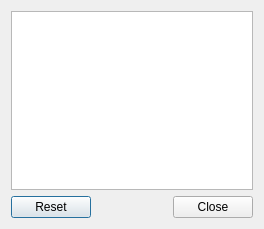
<?xml version="1.0" encoding="UTF-8"?>
<ui version="4.0">
 <class>CDialogIcons</class>
 <widget class="QDialog" name="CDialogIcons">
  <property name="geometry">
   <rect>
    <x>0</x>
    <y>0</y>
    <width>264</width>
    <height>229</height>
   </rect>
  </property>
  <property name="windowTitle">
   <string>Icons</string>
  </property>
  <layout class="QVBoxLayout" name="pLayout">
   <item>
    <widget class="QListWidget" name="pListWidget">
     <property name="frameShadow">
      <enum>QFrame::Raised</enum>
     </property>
     <property name="horizontalScrollBarPolicy">
      <enum>Qt::ScrollBarAlwaysOff</enum>
     </property>
     <property name="editTriggers">
      <set>QAbstractItemView::NoEditTriggers</set>
     </property>
     <property name="dragDropMode">
      <enum>QAbstractItemView::NoDragDrop</enum>
     </property>
     <property name="iconSize">
      <size>
       <width>32</width>
       <height>32</height>
      </size>
     </property>
     <property name="movement">
      <enum>QListView::Static</enum>
     </property>
     <property name="resizeMode">
      <enum>QListView::Adjust</enum>
     </property>
     <property name="viewMode">
      <enum>QListView::IconMode</enum>
     </property>
    </widget>
   </item>
   <item>
    <widget class="QDialogButtonBox" name="pButtonBox">
     <property name="orientation">
      <enum>Qt::Horizontal</enum>
     </property>
     <property name="standardButtons">
      <set>QDialogButtonBox::Close|QDialogButtonBox::Reset</set>
     </property>
     <property name="centerButtons">
      <bool>false</bool>
     </property>
    </widget>
   </item>
  </layout>
 </widget>
 <tabstops>
  <tabstop>pListWidget</tabstop>
  <tabstop>pButtonBox</tabstop>
 </tabstops>
 <resources/>
 <connections>
  <connection>
   <sender>pButtonBox</sender>
   <signal>accepted()</signal>
   <receiver>CDialogIcons</receiver>
   <slot>accept()</slot>
   <hints>
    <hint type="sourcelabel">
     <x>248</x>
     <y>254</y>
    </hint>
    <hint type="destinationlabel">
     <x>157</x>
     <y>274</y>
    </hint>
   </hints>
  </connection>
  <connection>
   <sender>pButtonBox</sender>
   <signal>rejected()</signal>
   <receiver>CDialogIcons</receiver>
   <slot>reject()</slot>
   <hints>
    <hint type="sourcelabel">
     <x>316</x>
     <y>260</y>
    </hint>
    <hint type="destinationlabel">
     <x>286</x>
     <y>274</y>
    </hint>
   </hints>
  </connection>
 </connections>
</ui>
